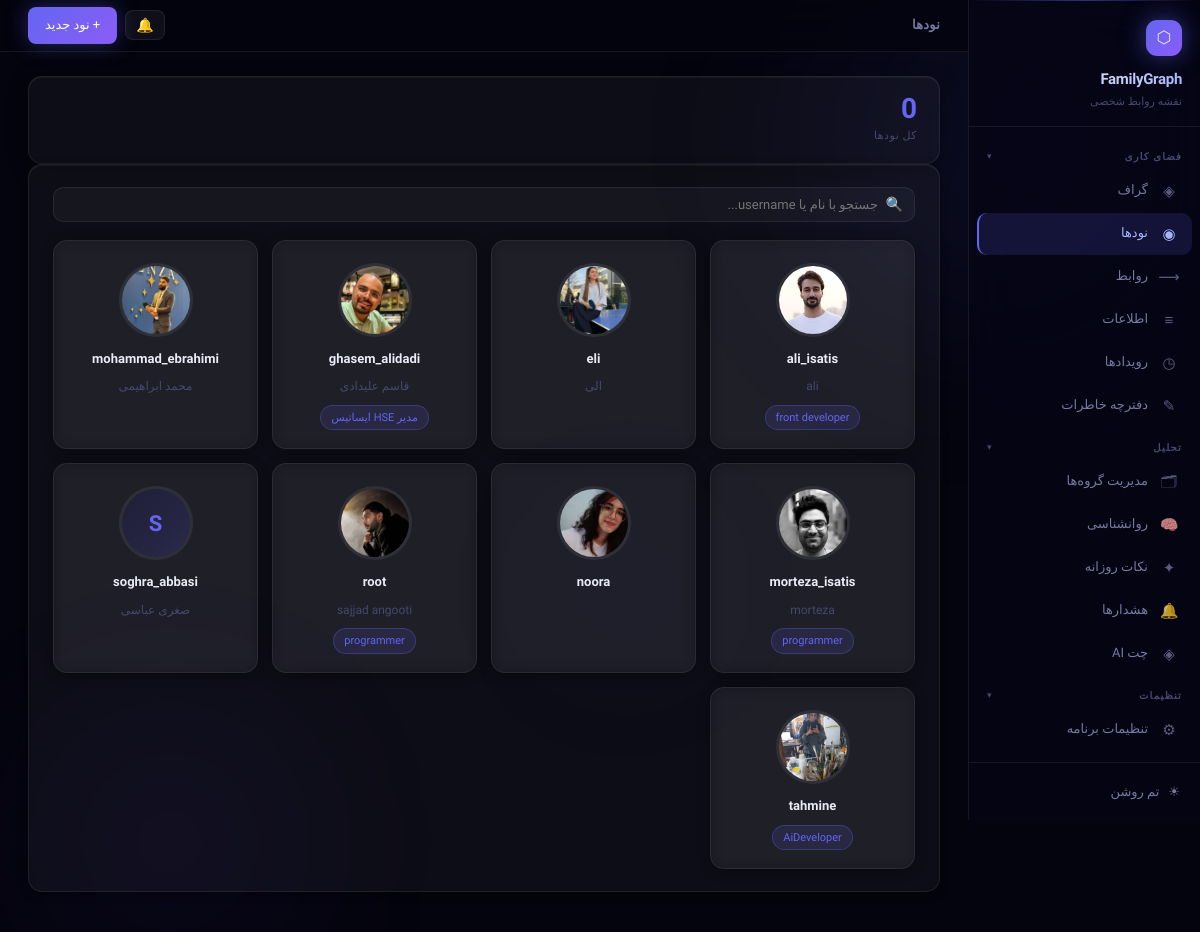
Page /nodes/ on the earlier database version.
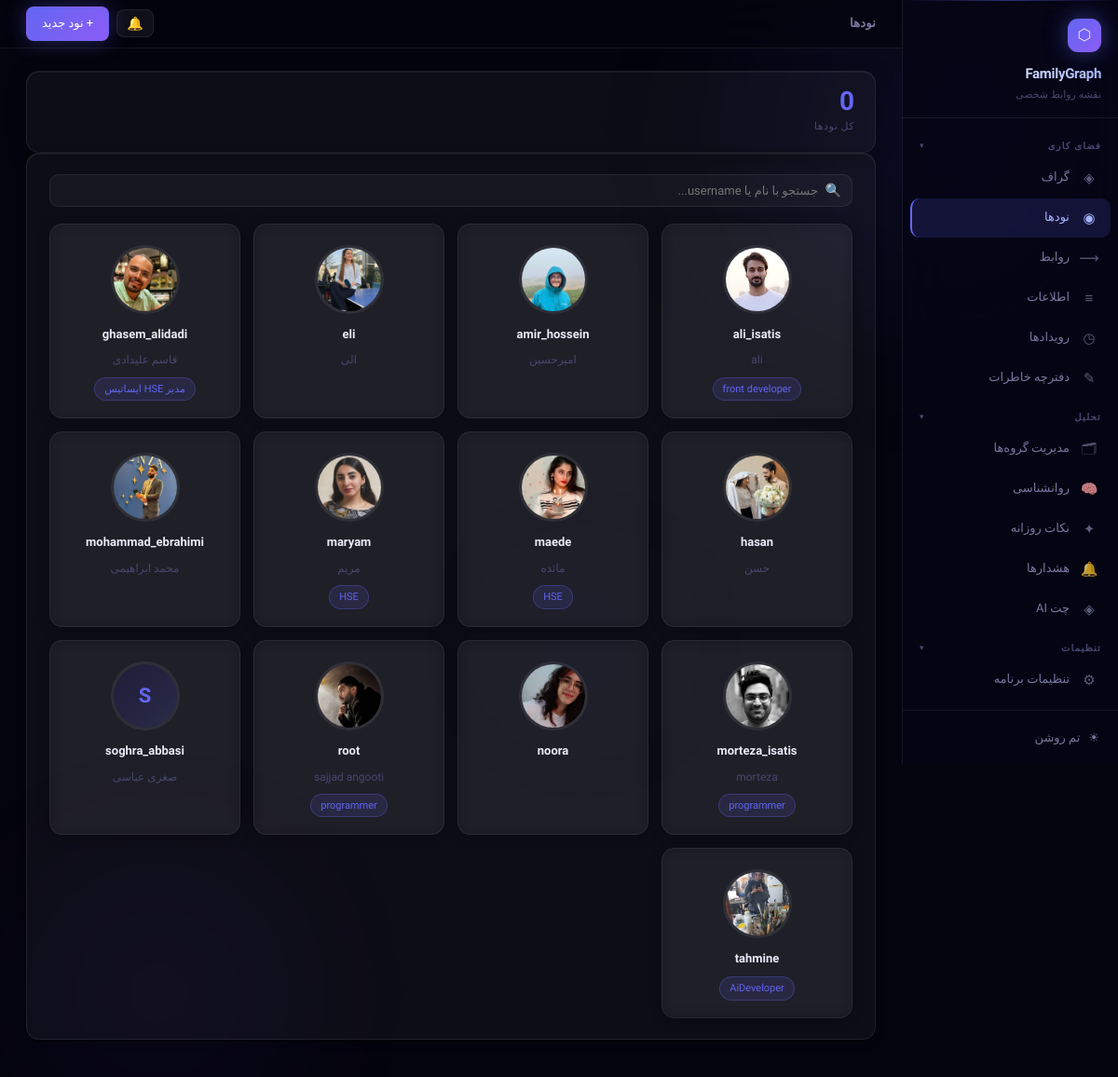
Same page on the later database version.
### main/models.py (models this page shows, shortened)
class Node(models.Model):
    username   = models.CharField(max_length=100, unique=True)
    first_name = models.CharField(max_length=100, blank=True, verbose_name='نام')
    last_name  = models.CharField(max_length=100, blank=True, verbose_name='نام خانوادگی')
    nickname   = models.CharField(max_length=100, blank=True, verbose_name='لقب / اسم مستعار')
    picture    = models.ImageField(upload_to="media/", blank=True, null=True)
    name       = models.CharField(max_length=200, blank=True)   # legacy — kept for compat
    birth_day  = models.DateField(blank=True, null=True)
    career     = models.CharField(max_length=200, blank=True)
    phone_number = models.CharField(max_length=20, blank=True)
    group      = models.CharField(max_length=100, blank=True, verbose_name='گروه (قدیمی)',
                                  help_text='legacy — از groups استفاده کن')
    groups     = models.ManyToManyField(Group, blank=True, related_name='nodes',
                                        verbose_name='گروه‌ها')
    class Meta:
        ordering = ['username']

### main/views.py (the view)
# urls.py: path('nodes/', views.NodeListView.as_view(), name='node_list'),
class NodeListView(ListView):
    model = Node
    template_name = 'nodes/node_list.html'
    context_object_name = 'nodes'
    paginate_by = 24
    def get_queryset(self):
        return Node.objects.all().only(
            "id",
            "username",
            "picture",
            "name",
            "career"
        )

### templates/nodes/node_list.html (shortened to what this page needs)
{% extends "base.html" %}
{% block page_title %}نودها{% endblock %}
{% block nav_nodes %}active{% endblock %}
{% block topbar_actions %}<a href="{% url 'node_create' %}" class="btn btn-primary">+ نود جدید</a>{% endblock %}
{% block content %}
<div class="stat-row">
  <div class="stat">
    <div class="stat-n">{{ page_obj.paginator.count|default:nodes|length }}</div>
    <div class="stat-l">کل نودها</div>
  </div>
</div>
<div class="card">
  <div class="toolbar">
    <div class="search-wrap">
      <span class="search-icon">🔍</span>
      <input class="search" type="text" placeholder="جستجو با نام یا username..." onkeyup="filterNodes(this.value)">
    </div>
  </div>
  <div class="node-grid" id="nodeGrid">
    {% for node in nodes %}
    <a class="node-card"
       href="{% url 'node_detail' node.id %}"
       data-search="{{ node.username|lower }} {{ node.name|lower }}">
      <div class="avatar-ring">
        {% if node.picture %}
          <div class="avatar"><img src="{{ node.picture.url }}" alt="{{ node.username }}"></div>
        {% else %}
          <div class="avatar-ph">{{ node.username|first|upper }}</div>
        {% endif %}
      </div>
      <div class="node-username">{{ node.username }}</div>
      {% if node.name %}<div class="node-name">{{ node.name }}</div>{% endif %}
      {% if node.career %}<div class="node-career">{{ node.career }}</div>{% endif %}
    </a>
    {% empty %}
    <div class="empty-state">
      <div class="empty-icon">◎</div>
      <div class="empty-text">هنوز هیچ نودی ثبت نشده</div>
      <a href="{% url 'node_create' %}" class="btn btn-primary">+ اولین نود رو اضافه کن</a>
    </div>
    {% endfor %}
  </div>
</div>
{% endblock %}

### templates/base.html (shortened to what this page needs)
<!DOCTYPE html>
<html lang="fa" dir="rtl">
<head>
</head>
<body>
<div class="ambient ambient-1"></div>
<div class="ambient ambient-2"></div>
<div class="ambient ambient-3"></div>
<aside class="sidebar">
  <div class="logo">
    <div class="logo-icon">⬡</div>
    <div class="logo-name">FamilyGraph</div>
    <div class="logo-desc">نقشه روابط شخصی</div>
  </div>
  <nav class="nav">
    <div class="nav-section-header" id="sec1-hdr" onclick="toggleSection('sec1')">
      <span class="nav-section">فضای کاری</span>
      <span class="nav-section-arrow">▾</span>
    </div>
    <div class="nav-section-items" id="sec1-items">
      <a href="/"              class="nav-item {% block nav_home  %}{% endblock %}"><span class="nav-icon">◈</span> گراف</a>
      <a href="/nodes/"        class="nav-item {% block nav_nodes %}{% endblock %}"><span class="nav-icon">◉</span> نودها</a>
      <a href="/relationships/"class="nav-item {% block nav_rels  %}{% endblock %}"><span class="nav-icon">⟶</span> روابط</a>
      <a href="/informations/" class="nav-item {% block nav_info  %}{% endblock %}"><span class="nav-icon">≡</span> اطلاعات</a>
      <a href="/events/"       class="nav-item {% block nav_events %}{% endblock %}"><span class="nav-icon">◷</span> رویدادها</a>
      <a href="/journal/"      class="nav-item {% block nav_journal %}{% endblock %}"><span class="nav-icon">✎</span> دفترچه خاطرات</a>
    </div>
    <div class="nav-section-header" id="sec2-hdr" onclick="toggleSection('sec2')">
      <span class="nav-section">تحلیل</span>
      <span class="nav-section-arrow">▾</span>
    </div>
    <div class="nav-section-items" id="sec2-items">
      <a href="/groups/"       class="nav-item {% block nav_groups %}{% endblock %}"><span class="nav-icon">🗂</span> مدیریت گروه‌ها</a>
      <a href="/psychology/"   class="nav-item {% block nav_psychology %}{% endblock %}"><span class="nav-icon">🧠</span> روانشناسی</a>
      <a href="/daily/"        class="nav-item {% block nav_daily %}{% endblock %}"><span class="nav-icon">✦</span> نکات روزانه</a>
      <a href="/alerts/"       class="nav-item {% block nav_alerts %}{% endblock %}"><span class="nav-icon">🔔</span> هشدارها</a>
      <a href="/chat/"         class="nav-item {% block nav_chat  %}{% endblock %}"><span class="nav-icon">◈</span> چت AI</a>
    </div>
    <div class="nav-section-header" id="sec3-hdr" onclick="toggleSection('sec3')">
      <span class="nav-section">تنظیمات</span>
      <span class="nav-section-arrow">▾</span>
    </div>
    <div class="nav-section-items" id="sec3-items">
      <a href="/settings/"     class="nav-item {% block nav_settings %}{% endblock %}"><span class="nav-icon">⚙</span> تنظیمات برنامه</span></a>
    </div>
  </nav>
  <div class="sidebar-bottom">
    <button class="theme-btn" onclick="toggleTheme()">
      <span id="themeIcon">☀</span>
      <span id="themeLabel">تم روشن</span>
    </button>
  </div>
</aside>
<div class="main-wrap">
  <div class="topbar">
    <span class="page-title">{% block page_title %}{% endblock %}</span>
    <div style="display:flex;align-items:center;gap:8px;">
      <div class="notif-wrap" id="notifWrap">
        <button class="notif-btn" onclick="toggleNotifPanel(event)" title="هشدارها">
          🔔
        </button>
      </div>
      <div class="topbar-actions">{% block topbar_actions %}{% endblock %}</div>
    </div>
  </div>
  <div class="content">{% block content %}{% endblock %}</div>
</div>
</body>
</html>

Differences in the rows shown:
added Node: picture (picture), username "amir_hossein", name "امیرحسین"
added Node: picture (picture), username "hasan", name "حسن"
added Node: picture (picture), username "maede", name "مائده", career "HSE"
added Node: picture (picture), username "maryam", name "مریم", career "HSE"
